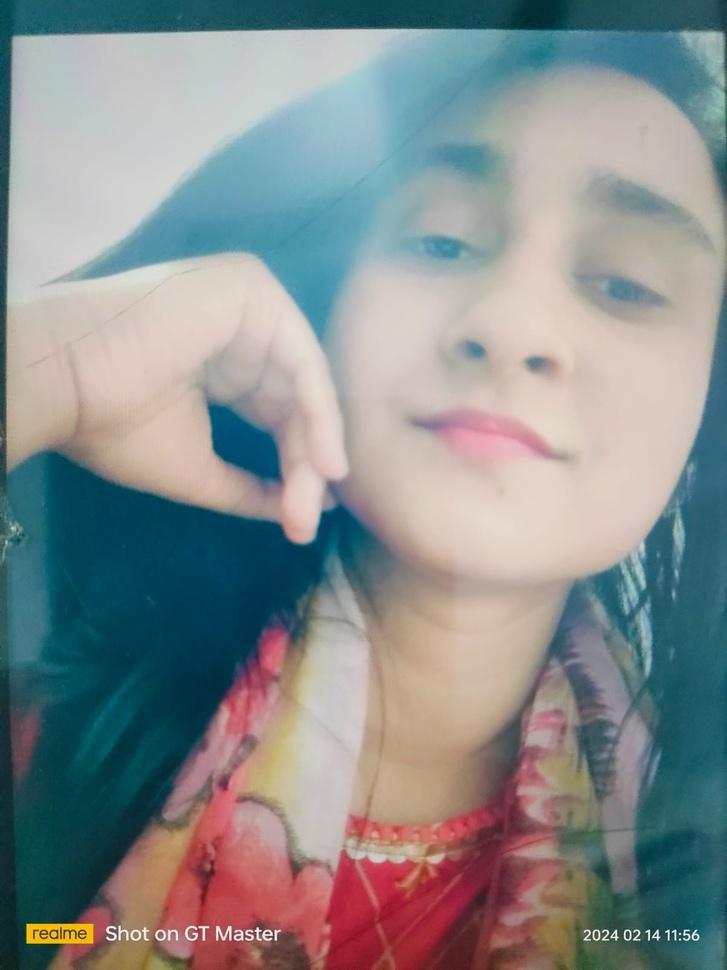
#> input picture extra/datasets/sharp9.jpg, 727 x 970 px, shrunk from 1200 x 1600 before the run
$ python reflection.py
#> lines starting #> are read from the running program, lines starting #| are printed output that depends on the picture
# [33 lines of commented-out code are left out]


import cv2
import numpy as np
import os

# Read the image
image = cv2.imread('./datasets/sharp9.jpg')
#> image is the input picture: shape (970, 727, 3); mean B, G, R 141.2, 140.6, 134.3


# Define the gamma value (adjust as needed)
gamma = 3

# Apply gamma correction to reduce brightness
corrected_image = np.uint8(cv2.pow(image / 255.0, gamma) * 255.0)
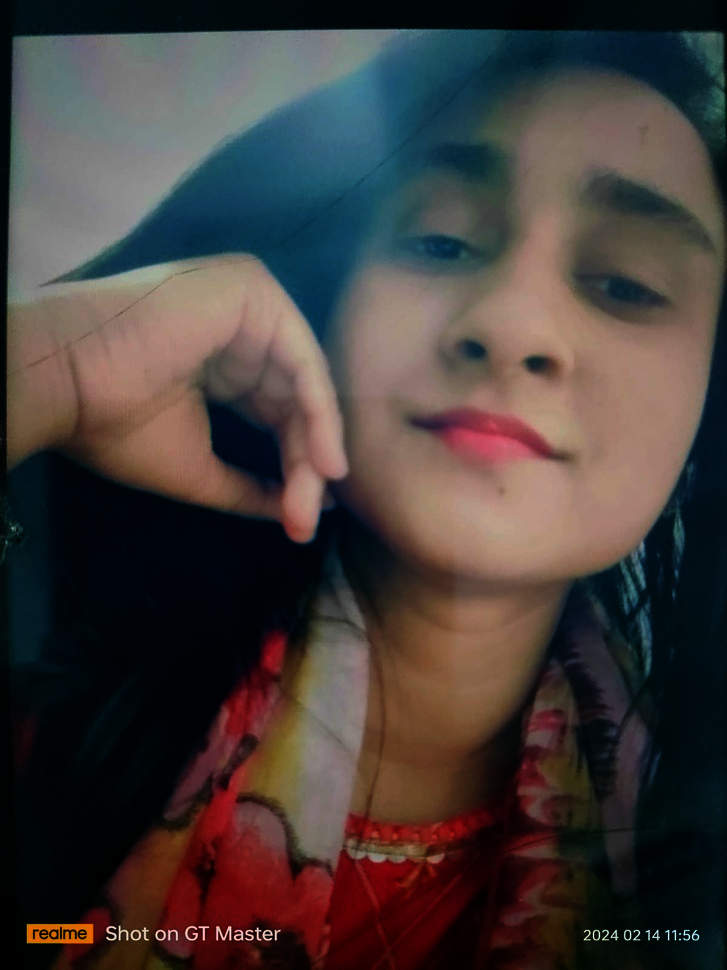
#> corrected_image: shape (970, 727, 3); mean B, G, R 57.8, 60.5, 69.2

# Display the original and corrected images
# cv2.imshow('Original Image', image)
# cv2.imshow('Corrected Image', corrected_image)

output_folder='reflected'
output_path = os.path.join(output_folder, 'reflected.jpg')
cv2.imwrite(output_path, corrected_image)
cv2.waitKey(0)
cv2.destroyAllWindows()

$ run again, with extra/datasets/046554af-3fc9-447c-9f73-0d24185a3442.jpg copied over extra/datasets/sharp9.jpg
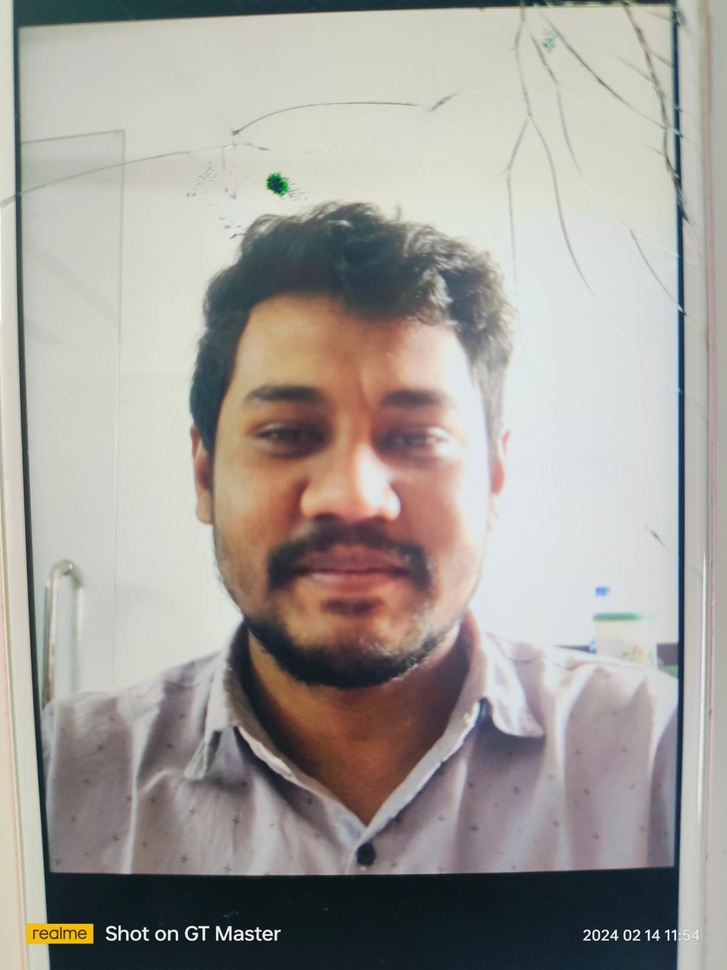
#> input picture extra/datasets/046554af-3fc9-447c-9f73-0d24185a3442.jpg, 727 x 970 px, shrunk from 1200 x 1600 before the run
#> image is the input picture: shape (970, 727, 3); mean B, G, R 153.2, 158.6, 162.7
#> `corrected_image = np.uint8(cv2.pow(image / 255.0, gamma) * 255.0)`:
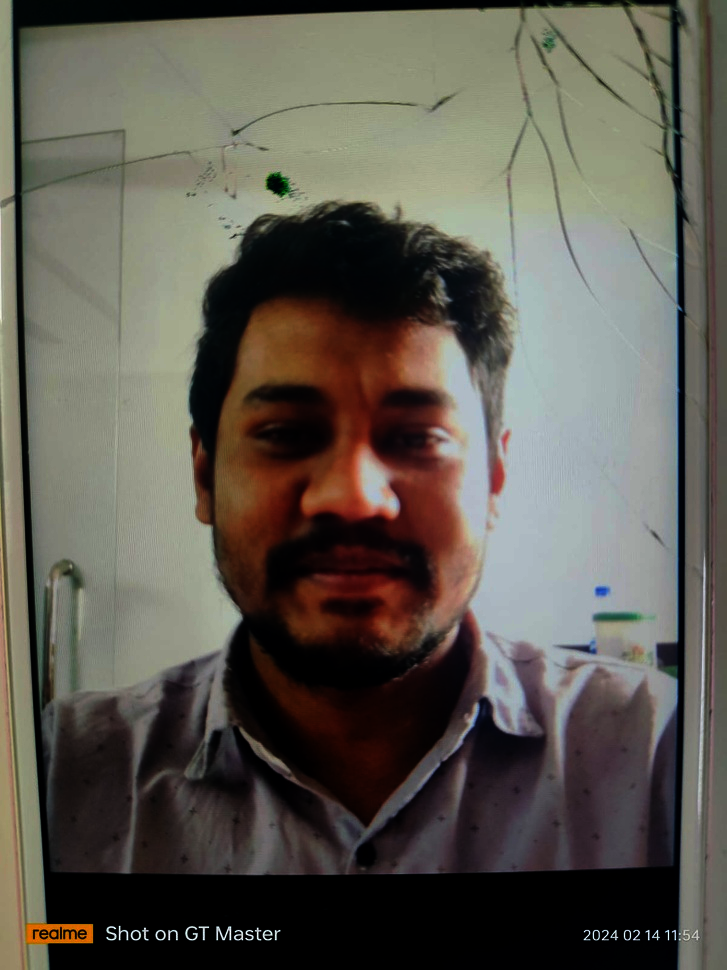
#> corrected_image: shape (970, 727, 3); mean B, G, R 80, 89, 93

$ run again, with extra/datasets/1871e7cd-927e-4a36-beaa-fb8686de6765.jpg copied over extra/datasets/sharp9.jpg
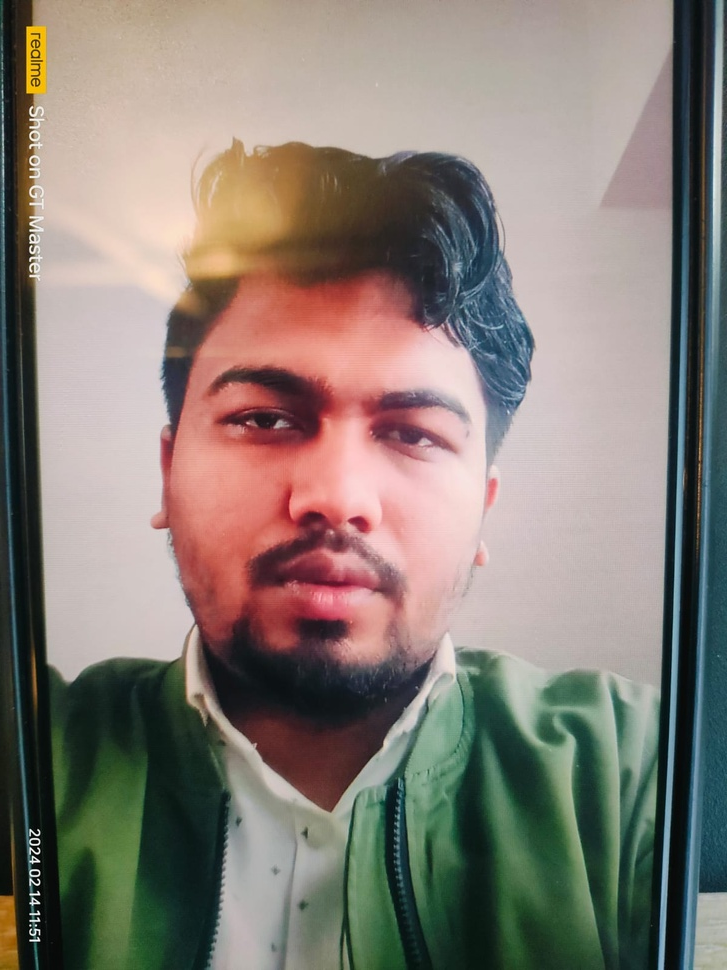
#> input picture extra/datasets/1871e7cd-927e-4a36-beaa-fb8686de6765.jpg, 727 x 970 px, shrunk from 1200 x 1600 before the run
#> image is the input picture: shape (970, 727, 3); mean B, G, R 117.5, 125.5, 134.7
#> `corrected_image = np.uint8(cv2.pow(image / 255.0, gamma) * 255.0)`:
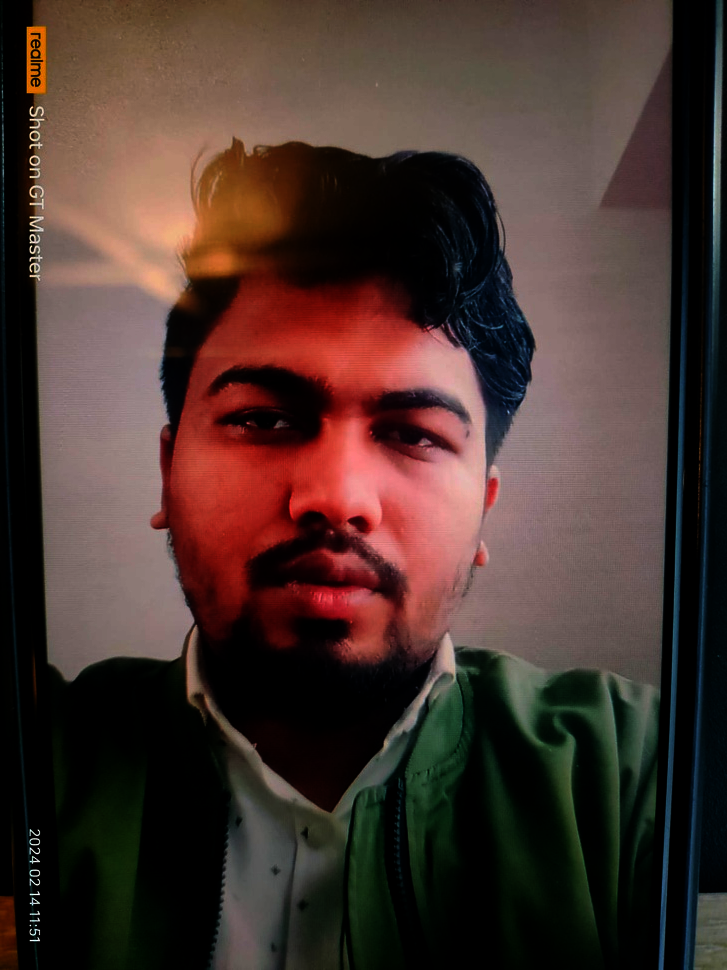
#> corrected_image: shape (970, 727, 3); mean B, G, R 45.9, 51.8, 72.2
